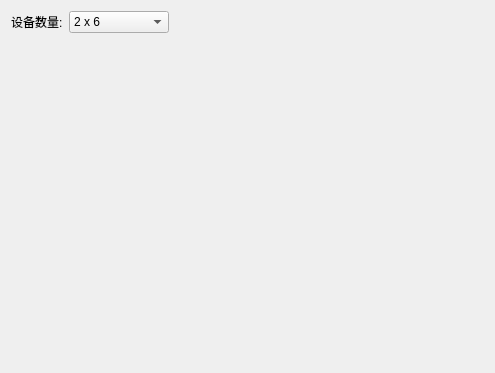
<?xml version="1.0" encoding="UTF-8"?>
<ui version="4.0">
 <class>ColourfulDeviceWidget</class>
 <widget class="QWidget" name="ColourfulDeviceWidget">
  <property name="geometry">
   <rect>
    <x>0</x>
    <y>0</y>
    <width>495</width>
    <height>373</height>
   </rect>
  </property>
  <property name="windowTitle">
   <string>ColourfulDeviceWidget</string>
  </property>
  <layout class="QGridLayout" name="gridLayout">
   <item row="0" column="0">
    <layout class="QHBoxLayout" name="horizontalLayout">
     <item>
      <widget class="QLabel" name="label">
       <property name="text">
        <string>设备数量:</string>
       </property>
      </widget>
     </item>
     <item>
      <widget class="QComboBox" name="comboBox">
       <property name="minimumSize">
        <size>
         <width>100</width>
         <height>0</height>
        </size>
       </property>
       <item>
        <property name="text">
         <string>2 x 6</string>
        </property>
       </item>
       <item>
        <property name="text">
         <string>3 x 6</string>
        </property>
       </item>
      </widget>
     </item>
     <item>
      <spacer name="horizontalSpacer">
       <property name="orientation">
        <enum>Qt::Horizontal</enum>
       </property>
       <property name="sizeHint" stdset="0">
        <size>
         <width>40</width>
         <height>20</height>
        </size>
       </property>
      </spacer>
     </item>
    </layout>
   </item>
   <item row="1" column="0">
    <widget class="QWidget" name="devicesWidget" native="true">
     <property name="sizePolicy">
      <sizepolicy hsizetype="Preferred" vsizetype="Expanding">
       <horstretch>0</horstretch>
       <verstretch>0</verstretch>
      </sizepolicy>
     </property>
    </widget>
   </item>
  </layout>
 </widget>
 <layoutdefault spacing="6" margin="11"/>
 <resources/>
 <connections/>
</ui>
